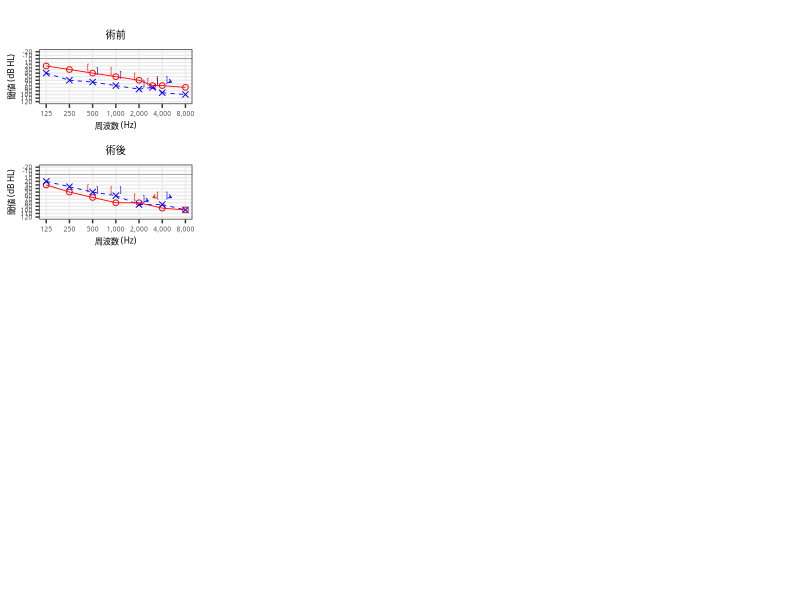

This chart was generated by the following R code:
library(ggplot2)
library(gridExtra)
library(tidyverse)

quartzFonts(HiraKaku = quartzFont(c("HiraginoSans-W5", "HiraginoSans-W7", "HiraginoSans-W5", "HiraginoSans-W7")))

plot_audiogram_J <- function(df,width=4){
  shift_haba = 0.2
  yajirusi_tate = 4
  yajirusi_yoko = 0.2

  point_size = width*0.8
  text_size = width*3
  
  ldf <- gather(df, key = "ear-mode-freq", value = "dB",-Title) %>%
    separate(col = "ear-mode-freq", into = c("ear","mode","freq"), sep = c(1,2)) %>%
    mutate(SO = ifelse(is.na(as.numeric(dB)), str_sub(dB,-1,-1),NA)) %>%
    mutate(dB = as.numeric(ifelse(is.na(as.numeric(dB)), str_sub(dB,0,-2),dB))) %>% 
    mutate(freq = as.numeric(freq)) %>%
    mutate(freqLabel = formatC(freq,format="g", big.mark=",")) %>%
    mutate(freq = log2(freq/125)) %>%
    mutate(pch = ifelse(ear=="R",ifelse(mode=="A",1,91),ifelse(mode=="A",4,93))) %>%
    mutate(col = ifelse(ear=="R","red","blue")) %>%
    mutate(shift = ifelse(mode=="A",0,ifelse(ear=="R",-1,1))) 
  
  ldfa <- subset(ldf,(mode=="A" & !is.na(dB))) %>% 
    arrange(ear,freq) %>%
    mutate(lSO = lag(SO)) %>%
    mutate(lfreq = lag(freq)) %>%
    mutate(ldB = lag(dB)) %>%
    mutate(lty = ifelse(ear=="R","solid","dashed")) 
  ldfa <- subset(ldfa,(freq>lfreq & is.na(SO) & is.na(lSO)))
  
  ldfso <- subset(ldf,SO=="+") %>%
    mutate(dir = ifelse(ear=="R",-1,1)) 
  
  ggp <- ggplot() +
    scale_shape_identity() +
    scale_color_identity() +
    scale_linetype_identity() +
    geom_hline(yintercept = 0,size=0.1) +
    geom_point(data=ldf,aes(x=freq+shift*shift_haba,y=dB,shape=pch,color=col),size=point_size)+
    geom_segment(data=ldfa,aes(x=lfreq,y=ldB,
                                xend=freq,yend=dB,
                               linetype=lty,color=col),size=0.3)+
    geom_segment(data=ldfso,aes(x=freq+shift*shift_haba+yajirusi_yoko*dir*0.5,y=dB+yajirusi_tate*0.6,
                                xend=freq+shift*shift_haba+yajirusi_yoko*dir,
                                yend=dB+yajirusi_tate*1.4,
                                color=col),size=0.3,arrow = arrow(length = unit(0.1, "cm")))+
    scale_y_reverse(limits = c(120,-20), breaks = seq(-20, 120, by=10))+
    scale_x_continuous(breaks=c(0,1,2,3,4,5,6),labels=c("125","250","500","1,000","2,000","4,000","8,000")  )+ 
             #breaks = unique(ldf$freq), labels = unique(ldf$freqLabel))+
    labs(x = "周波数 (Hz)", y = "閾値 (dB HL)")+
    theme_bw(base_family = "HiraKaku")
  if(str_length(df$Title)>0){
    ggp <- ggp + ggtitle(df$Title)
  }
  return(ggp+theme(panel.grid.minor =   element_blank(),
    plot.title = element_text(hjust = 0.5),
                   text = element_text(size=text_size)
  #                 ,axis.text.x = element_text(angle=90, hjust=1) #コメントを消すとX軸が縦書きに
         ))
}


# MODIFY FILENAME HERE
table <- read_csv("test.csv")

res <- list()
for(i in 1:nrow(table)){
  res[[i]] <- plot_audiogram_J(table[i,],width=2) 
}

ml <- marrangeGrob(res, nrow=5, ncol=4, top="")
quartz(file="audio.pdf",type = "pdf", family = "HiraKaku",width = 8,height=11.5)
print(ml)
dev.off()

